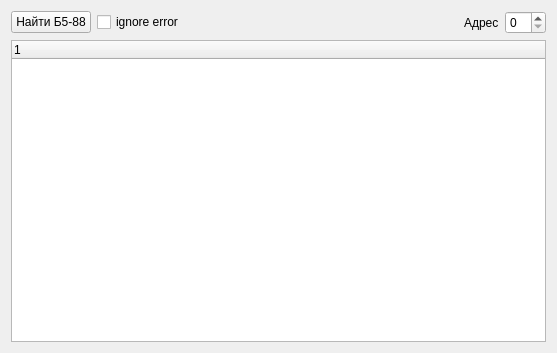
<?xml version="1.0" encoding="UTF-8"?>
<ui version="4.0">
 <class>B588</class>
 <widget class="QWidget" name="B588">
  <property name="geometry">
   <rect>
    <x>0</x>
    <y>0</y>
    <width>557</width>
    <height>353</height>
   </rect>
  </property>
  <property name="sizePolicy">
   <sizepolicy hsizetype="Fixed" vsizetype="Fixed">
    <horstretch>0</horstretch>
    <verstretch>0</verstretch>
   </sizepolicy>
  </property>
  <property name="windowTitle">
   <string>Frame</string>
  </property>
  <layout class="QVBoxLayout" name="verticalLayout">
   <item>
    <layout class="QHBoxLayout" name="find_layout">
     <item>
      <widget class="QPushButton" name="btn_find_devices">
       <property name="text">
        <string>Найти Б5-88</string>
       </property>
      </widget>
     </item>
     <item>
      <widget class="QCheckBox" name="cb_ignore_error">
       <property name="text">
        <string>ignore error</string>
       </property>
      </widget>
     </item>
     <item>
      <spacer name="horizontalSpacer">
       <property name="orientation">
        <enum>Qt::Horizontal</enum>
       </property>
       <property name="sizeHint" stdset="0">
        <size>
         <width>40</width>
         <height>20</height>
        </size>
       </property>
      </spacer>
     </item>
     <item>
      <widget class="QLabel" name="label">
       <property name="text">
        <string>Адрес</string>
       </property>
      </widget>
     </item>
     <item>
      <widget class="QSpinBox" name="sb_address"/>
     </item>
    </layout>
   </item>
   <item>
    <layout class="QHBoxLayout" name="horizontalLayout">
     <item>
      <layout class="QVBoxLayout" name="hex_layout"/>
     </item>
     <item>
      <widget class="QTreeWidget" name="treeWidget">
       <property name="sizePolicy">
        <sizepolicy hsizetype="Minimum" vsizetype="Expanding">
         <horstretch>0</horstretch>
         <verstretch>0</verstretch>
        </sizepolicy>
       </property>
       <column>
        <property name="text">
         <string notr="true">1</string>
        </property>
       </column>
      </widget>
     </item>
    </layout>
   </item>
  </layout>
 </widget>
 <resources/>
 <connections/>
</ui>
